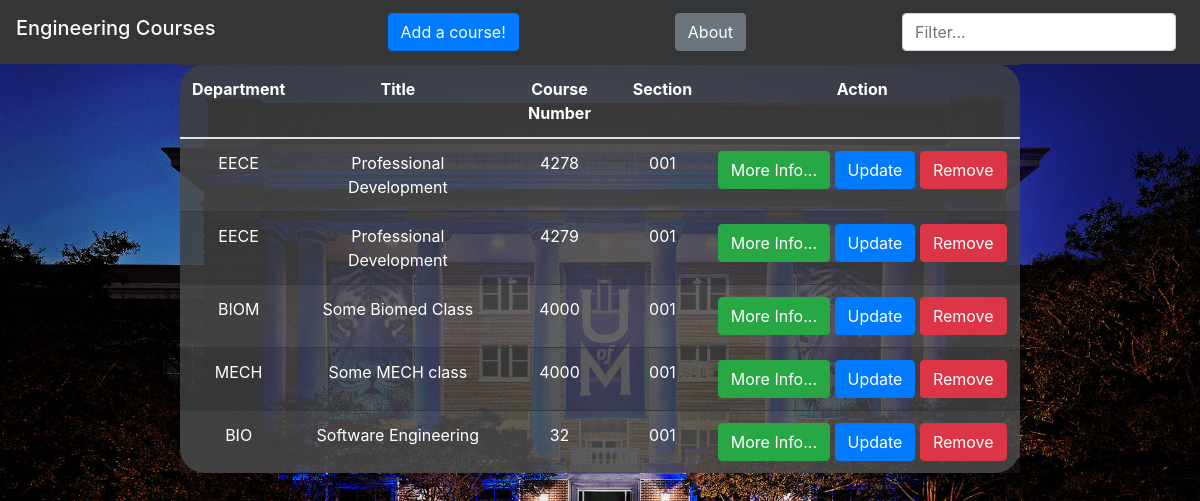
Before: / with the older database file.
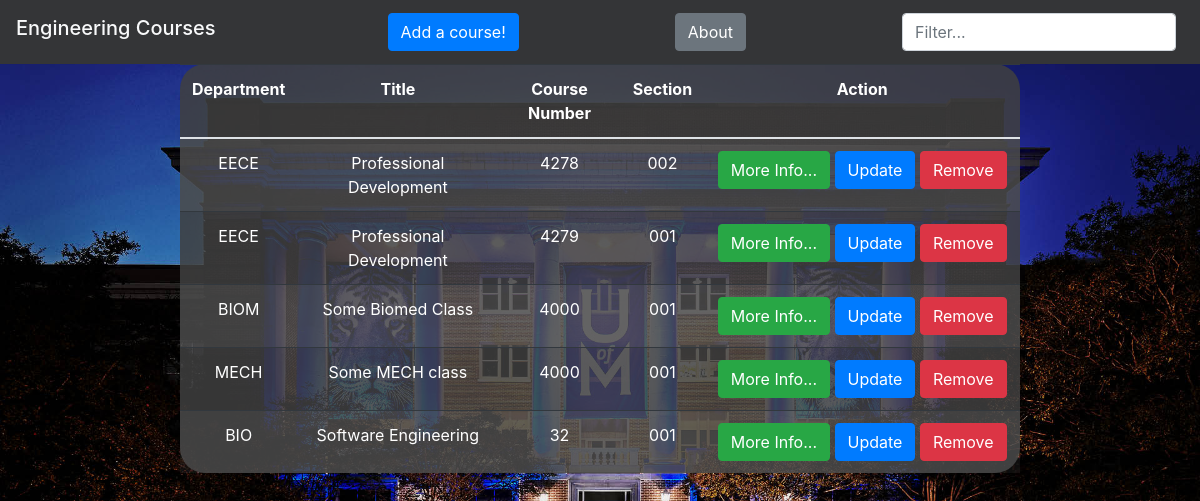
After: the same page with the newer database file.
### app.py (models this page shows, shortened)
class Course(db.Model):
    department = db.Column(db.String(4), nullable = False)
    title = db.Column(db.String(40), nullable = False)
    number = db.Column(db.Integer, nullable = False)
    section = db.Column(db.Integer, nullable = False)
    description = db.Column(db.String(400), nullable = True)
    id = db.Column(db.Integer, primary_key=True)

### app.py (the view)
@app.route('/', methods = ['GET','POST'])
def homepage():
    course = Course.query.all()
    return render_template("homepage.html", course=course)

### templates/homepage.html (shortened to what this page needs)
<!doctype html>
<html lang="en">
<head>
    <link rel="stylesheet" href="https://maxcdn.bootstrapcdn.com/bootstrap/4.4.1/css/bootstrap.min.css">
    <link rel="stylesheet" href="https://maxcdn.bootstrapcdn.com/bootstrap/4.0.0/css/bootstrap.min.css"
>
</head>
<nav class="navbar navbar-light justify-content-between"
     style="background-color: #343537">
    <h1 class="navbar-brand text-light">Engineering Courses</h1>
    <button type="button" class="btn btn-primary" data-toggle="modal" data-target="#create{{ course.id }}">Add a
        course!
    </button>
    <a class="btn btn-secondary" href = "/about">About</a>    <form class="form-inline">
        <input class="form-control mr-sm-2" id="myInput" type="search" placeholder="Filter..." aria-label="Search">
    </form>
</nav>
<div>
    <table class="table table-striped table-dark"
           style="background-color:rgba(64, 64, 64, 0.85); width:70%; margin-left:auto; margin-right:auto; border-radius:25px;">
        <thead>
        <colgroup>
            <col span="1" style="width:10%;">
            <col span="1" style="width:25%;">
            <col span="1" style="width:15%;">
            <col span="1" style="width:10%;">
            <col span="1" style="width:40%;">
        </colgroup>
        <tr style="text-align: center; background-color: transparent;">
            <th scope="col">Department</th>
            <th scope="col">Title</th>
            <th scope="col">Course Number</th>
            <th scope="col">Section</th>
            <th scope="col">Action</th>
        </tr>
        </thead>
        <tbody id="myTable">
        {% for course in course %}
        <tr style="text-align: center;">
            <td>{{ course.department }}</td>
            <td>{{ course.title }}</td>
            <td>{{ course.number }}</td>
            <td>{{ '%03d' % (course.section) }}</td>
            <td>
                <button type="button" class="btn btn-success" data-toggle="modal" data-target="#more{{ course.id }}">
                    More Info...
                </button>
                <button type="button" class="btn btn-primary" data-toggle="modal" data-target="#update{{ course.id }}">
                    Update
                </button>
                <button type="button" class="btn btn-danger" data-toggle="modal" data-target="#delete{{ course.id }}">
                    Remove
                </button>
            </td>
        </tr>
        {% endfor %}
    </table>
</div>
</body>
</html>

Changed rows visible on the page:
changed Course (number 1 of 5 on the later page): section "001" → "002"
